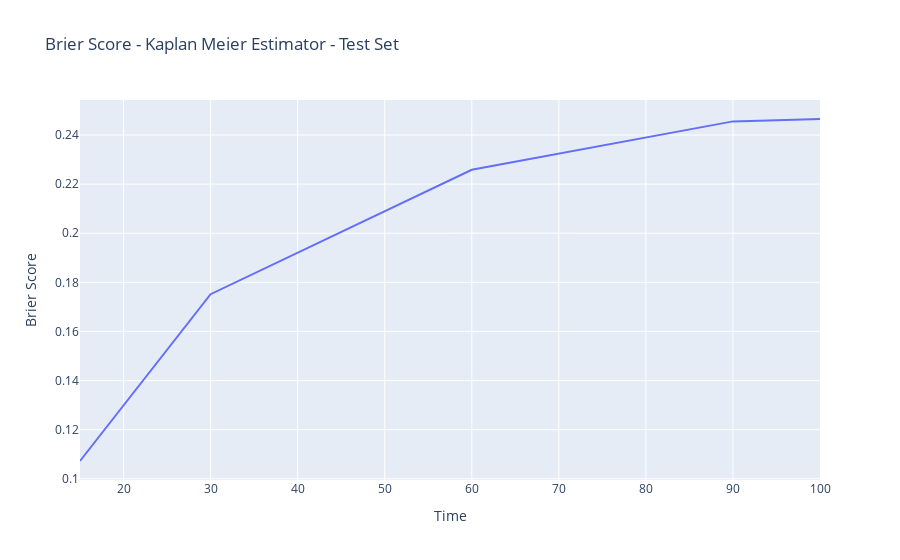
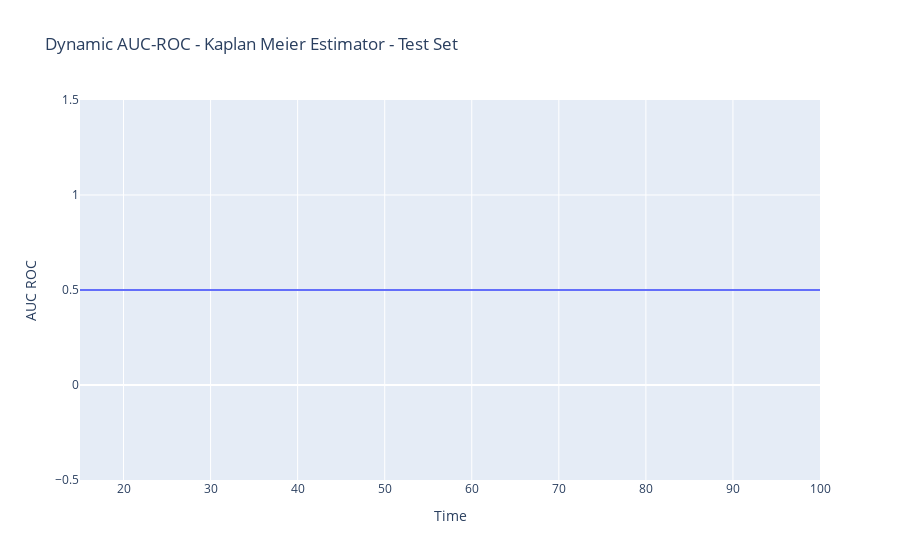

The cell these charts' notebook holds for them, in order:
### Markdown cell above
##### Evaluate Test Set

### Code cell
from recurrent_health_events_prediction.training.utils_survival import evaluate_model

# Evaluate the model on the test set
evaluate_model(
    next_event_model_km,
    X_train,
    X_test,
    evaluation_times=evaluation_times,
    evaluation_set='test',
)

### Figure 1 — Plotly figure (JSON) as saved in the notebook; plotly's stock layout.template omitted (floating-point values rounded to 4 significant figures)
{"data": [{"hovertemplate": "time=%{x}<br>brier_score=%{y}<extra></extra>", "legendgroup": "", "line": {"color": "#636efa", "dash": "solid"}, "marker": {"symbol": "circle"}, "mode": "lines", "name": "", "orientation": "v", "showlegend": false, "type": "scatter", "x": [15, 30, 60, 90, 100], "xaxis": "x", "y": [0.1073, 0.1752, 0.2258, 0.2455, 0.2465], "yaxis": "y"}], "layout": {"legend": {"tracegroupgap": 0}, "title": {"text": "Brier Score - Kaplan Meier Estimator - Test Set"}, "xaxis": {"anchor": "y", "domain": [0, 1], "title": {"text": "Time"}}, "yaxis": {"anchor": "x", "domain": [0, 1], "title": {"text": "Brier Score"}}}}

### Figure 2 — Plotly figure (JSON) as saved in the notebook; plotly's stock layout.template omitted (floating-point values rounded to 4 significant figures)
{"data": [{"hovertemplate": "time=%{x}<br>auc=%{y}<extra></extra>", "legendgroup": "", "line": {"color": "#636efa", "dash": "solid"}, "marker": {"symbol": "circle"}, "mode": "lines", "name": "", "orientation": "v", "showlegend": false, "type": "scatter", "x": [15, 30, 60, 90, 100], "xaxis": "x", "y": [0.5, 0.5, 0.5, 0.5, 0.5], "yaxis": "y"}], "layout": {"legend": {"tracegroupgap": 0}, "title": {"text": "Dynamic AUC-ROC - Kaplan Meier Estimator - Test Set"}, "xaxis": {"anchor": "y", "domain": [0, 1], "title": {"text": "Time"}}, "yaxis": {"anchor": "x", "domain": [0, 1], "title": {"text": "AUC ROC"}}}}
